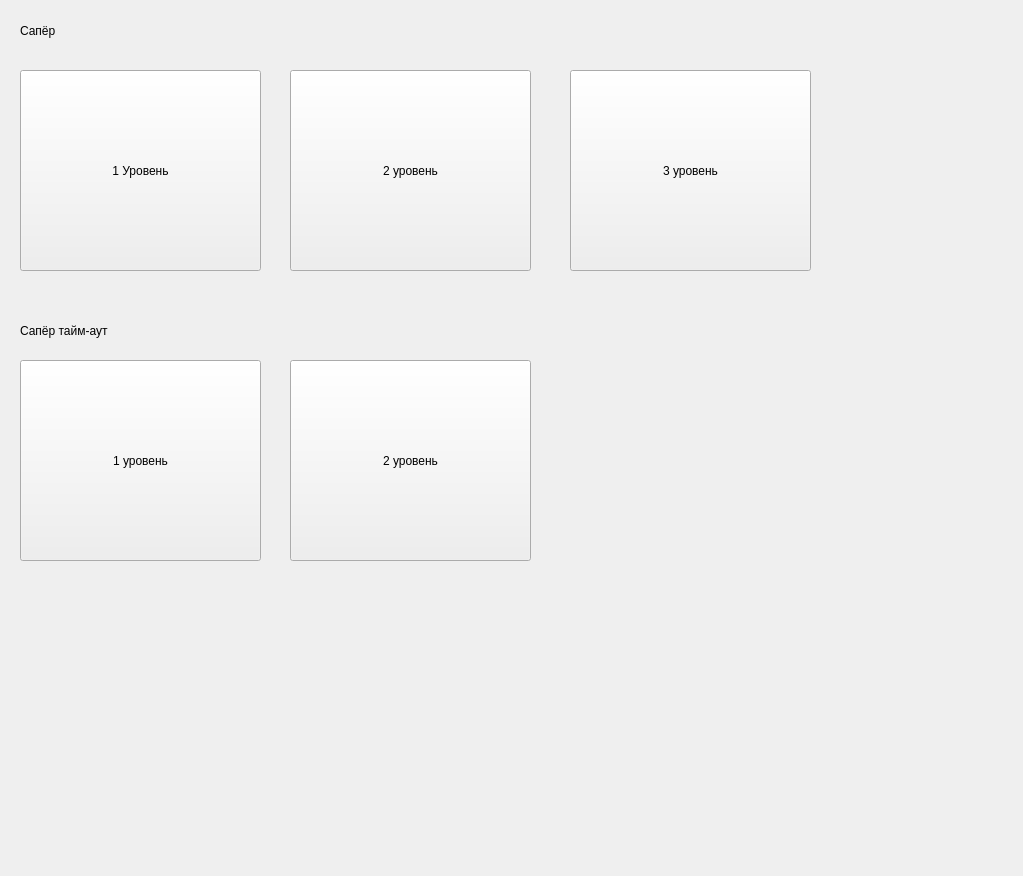
<?xml version="1.0" encoding="UTF-8"?>
<ui version="4.0">
 <class>Form</class>
 <widget class="QWidget" name="Form">
  <property name="geometry">
   <rect>
    <x>0</x>
    <y>0</y>
    <width>1023</width>
    <height>876</height>
   </rect>
  </property>
  <property name="windowTitle">
   <string>Form</string>
  </property>
  <widget class="QLabel" name="label">
   <property name="geometry">
    <rect>
     <x>20</x>
     <y>10</y>
     <width>271</width>
     <height>41</height>
    </rect>
   </property>
   <property name="styleSheet">
    <string notr="true">font: 20pt &quot;MS Shell Dlg 2&quot;;</string>
   </property>
   <property name="text">
    <string>Сапёр</string>
   </property>
  </widget>
  <widget class="QPushButton" name="lvl1">
   <property name="geometry">
    <rect>
     <x>20</x>
     <y>70</y>
     <width>241</width>
     <height>201</height>
    </rect>
   </property>
   <property name="layoutDirection">
    <enum>Qt::LeftToRight</enum>
   </property>
   <property name="text">
    <string>1 Уровень</string>
   </property>
   <property name="shortcut">
    <string/>
   </property>
  </widget>
  <widget class="QPushButton" name="lvl2">
   <property name="geometry">
    <rect>
     <x>290</x>
     <y>70</y>
     <width>241</width>
     <height>201</height>
    </rect>
   </property>
   <property name="text">
    <string>2 уровень</string>
   </property>
  </widget>
  <widget class="QLabel" name="label_2">
   <property name="geometry">
    <rect>
     <x>20</x>
     <y>310</y>
     <width>271</width>
     <height>41</height>
    </rect>
   </property>
   <property name="styleSheet">
    <string notr="true">font: 20pt &quot;MS Shell Dlg 2&quot;;</string>
   </property>
   <property name="text">
    <string>Сапёр тайм-аут</string>
   </property>
  </widget>
  <widget class="QPushButton" name="time_lvl1">
   <property name="geometry">
    <rect>
     <x>20</x>
     <y>360</y>
     <width>241</width>
     <height>201</height>
    </rect>
   </property>
   <property name="text">
    <string>1 уровень</string>
   </property>
  </widget>
  <widget class="QPushButton" name="time_lvl2">
   <property name="geometry">
    <rect>
     <x>290</x>
     <y>360</y>
     <width>241</width>
     <height>201</height>
    </rect>
   </property>
   <property name="text">
    <string>2 уровень</string>
   </property>
  </widget>
  <widget class="QPushButton" name="lvl3">
   <property name="geometry">
    <rect>
     <x>570</x>
     <y>70</y>
     <width>241</width>
     <height>201</height>
    </rect>
   </property>
   <property name="text">
    <string>3 уровень</string>
   </property>
  </widget>
 </widget>
 <resources/>
 <connections/>
</ui>
